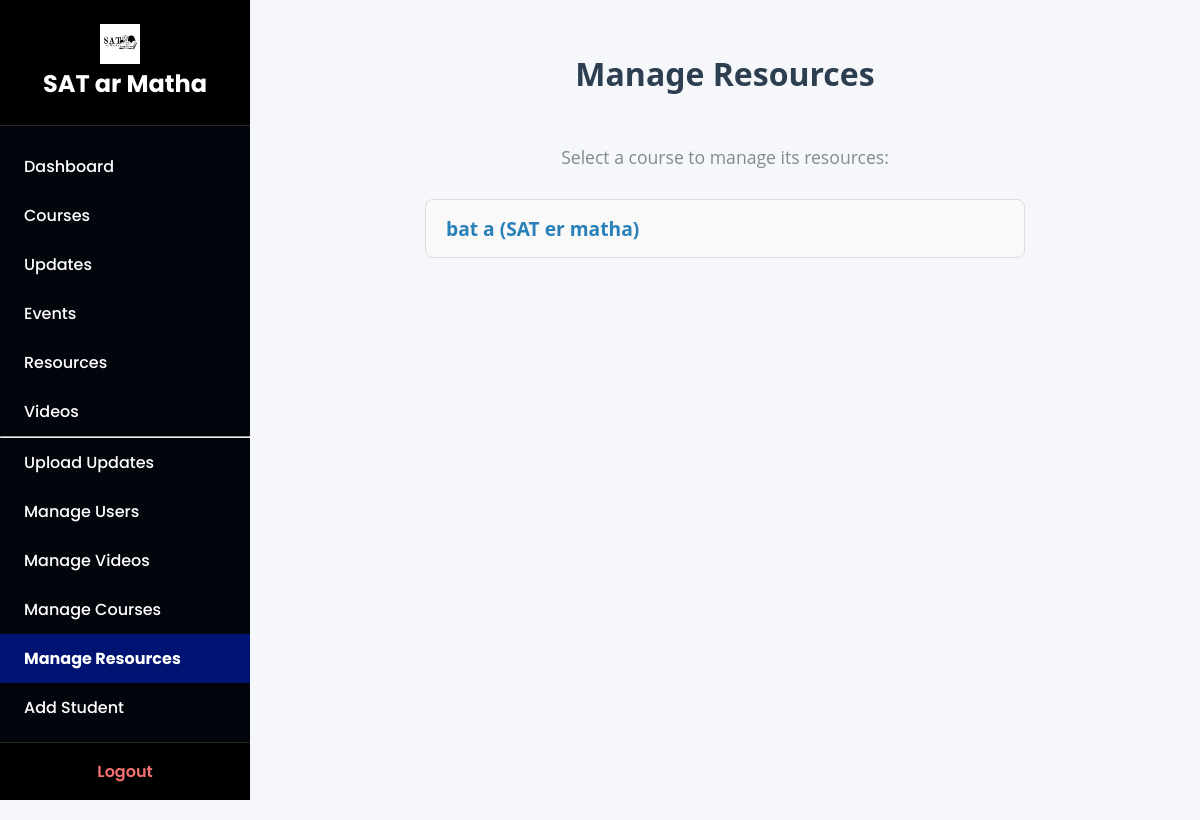
Before: /admin/manage_resources (signed in) with the older database file.
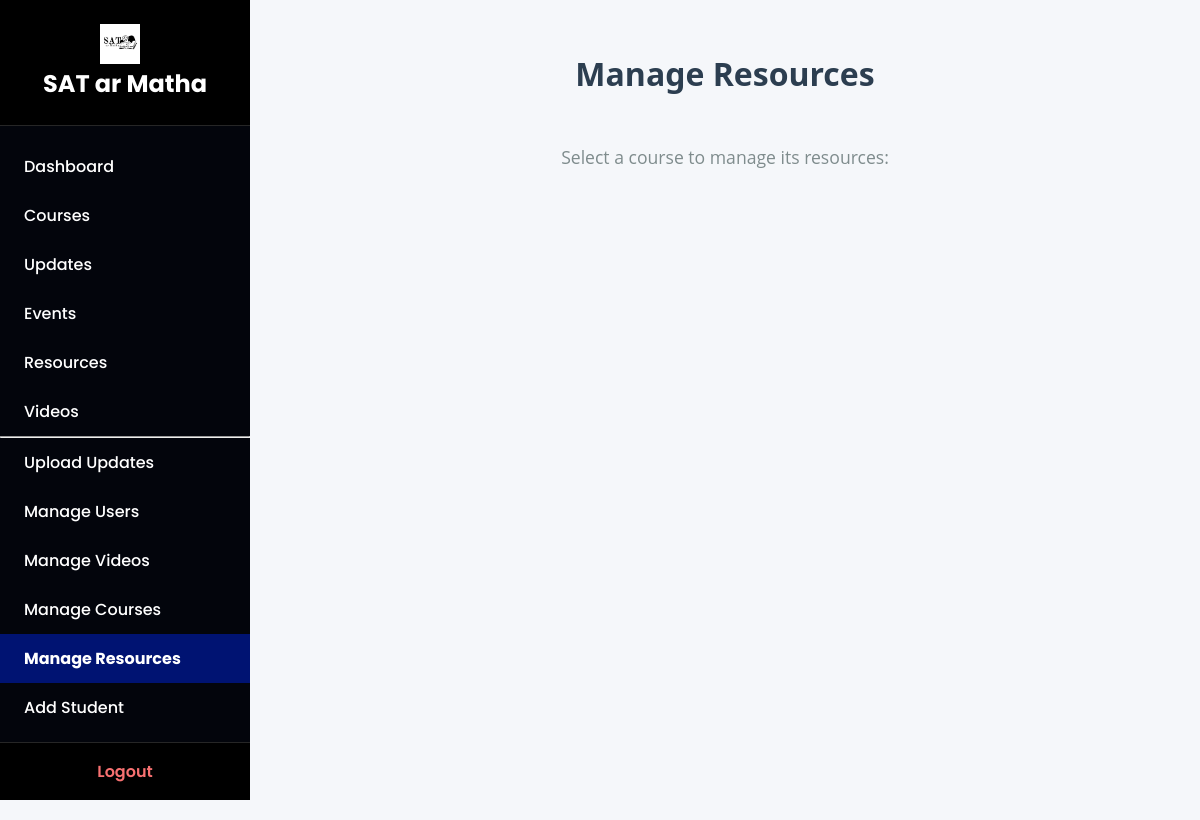
After: the same page with the newer database file.
### tables this page shows
CREATE TABLE courses (
        id INTEGER PRIMARY KEY AUTOINCREMENT,
        name TEXT NOT NULL,
        code TEXT NOT NULL,
        syllabus_pdf TEXT
    );

### app.py (the view)
@app.route('/admin/manage_resources')
@login_required
def manage_resources_list():
    if session.get('role') != 'admin':
        return redirect(url_for('dashboard'))
    conn = get_db_connection()
    courses = conn.execute('SELECT id, name, code FROM courses').fetchall()
    conn.close()
    return render_template('manage_resources_list.html', courses=courses)

### app.py (called while the page is built)
def get_db_connection():
    conn = sqlite3.connect('database.db')
    conn.row_factory = sqlite3.Row
    return conn

def login_required(f):
    @wraps(f)
    def decorated_function(*args, **kwargs):
        if 'user_id' not in session:
            return redirect(url_for('login'))
        return f(*args, **kwargs)
    return decorated_function

@app.context_processor
def inject_user_role():
    return dict(role=session.get('role'))

@app.context_processor
def inject_user_role():
    return dict(role=session.get('role'))

### templates/manage_resources_list.html (shortened to what this page needs)
{% extends "dashboard_base.html" %}
{% block content %}
<h2>Manage Resources</h2>
<p>Select a course to manage its resources:</p>
<ul>
  {% for course in courses %}
    <li>
      <a href="{{ url_for('manage_resources', course_id=course.id) }}">
        {{ course.name }} ({{ course.code }})
      </a>
    </li>
  {% endfor %}
</ul>
{% endblock %}

Changed rows visible on the page:
removed courses: name "bat a", code "SAT er matha"
